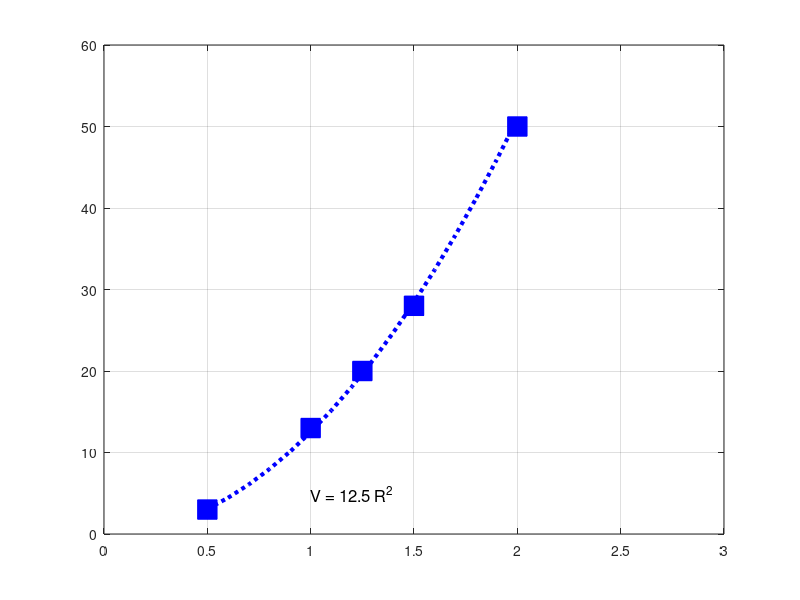

The MATLAB script that drew this image:
clear
clc
close all

% Linear graph
% T = [375 395 420 450 500];
% P = [2.2 2.3 2.5 2.6 2.9];
% figure('Color','w')
% plot(T,P,'rd','MarkerFaceColor','r','MarkerSize',14);
% xlabel('Temperature (T)[K]','FontSize',12);
% ylabel('Pressure (P)[atm]','Fontsize',12);
% axis([350 550 2 3]);
% grid on
% 
% C = polyfit(T,P,1); 
% m = C(1);
% b = C(2);
% tpf = [375:10:550];
% ppf = b + m * tpf; % Linear equation
% hold on
% plot(tpf,ppf,'--r','LineWidth',3)
% TE = sprintf('P = %0.3f T',m)
% text(460,2.55,TE,'FontSize',12)

% Power graph
R = [0.5 1 1.25 1.5 2];
V = [3 13 20 28 50];
figure('Color','w');
plot(R,V,'bs','MarkerSize',14,'MarkerFaceColor','b');
grid on
axis([0 3 0 60]);

C = polyfit(log10(R),log10(V),1);
m = C(1);
b = 10^C(2);
rpf = [0.5:0.1:2];
vpf = b*rpf.^m
hold on
plot(rpf,vpf,':b','LineWidth',3)
TE = sprintf('V = %0.1f R^{%0.0f}',b,m);
text(1,5,TE,'FontSize',12)

% Exponential graph
% t = [1 5 15 20 30];
% v = [18.1 12.1 4.5 2.75 1];
% figure('Color','w');
% plot(t,v,'hg','MarkerSize',14,'MarkerFaceColor','g');
% axis([0 40 0 20]);
% grid on
% 
% C = polyfit(t,log(v),1);
% m = C(1);
% b = exp(C(2));
% 
% tpf = [1:1:30];
% vpf = b*exp(m*tpf);
% hold on
% plot(tpf,vpf,'-g','LineWidth',3);
% TE = sprintf('V = %0.0f e^{%0.1f t}',b,m);
% text(1,5,TE)